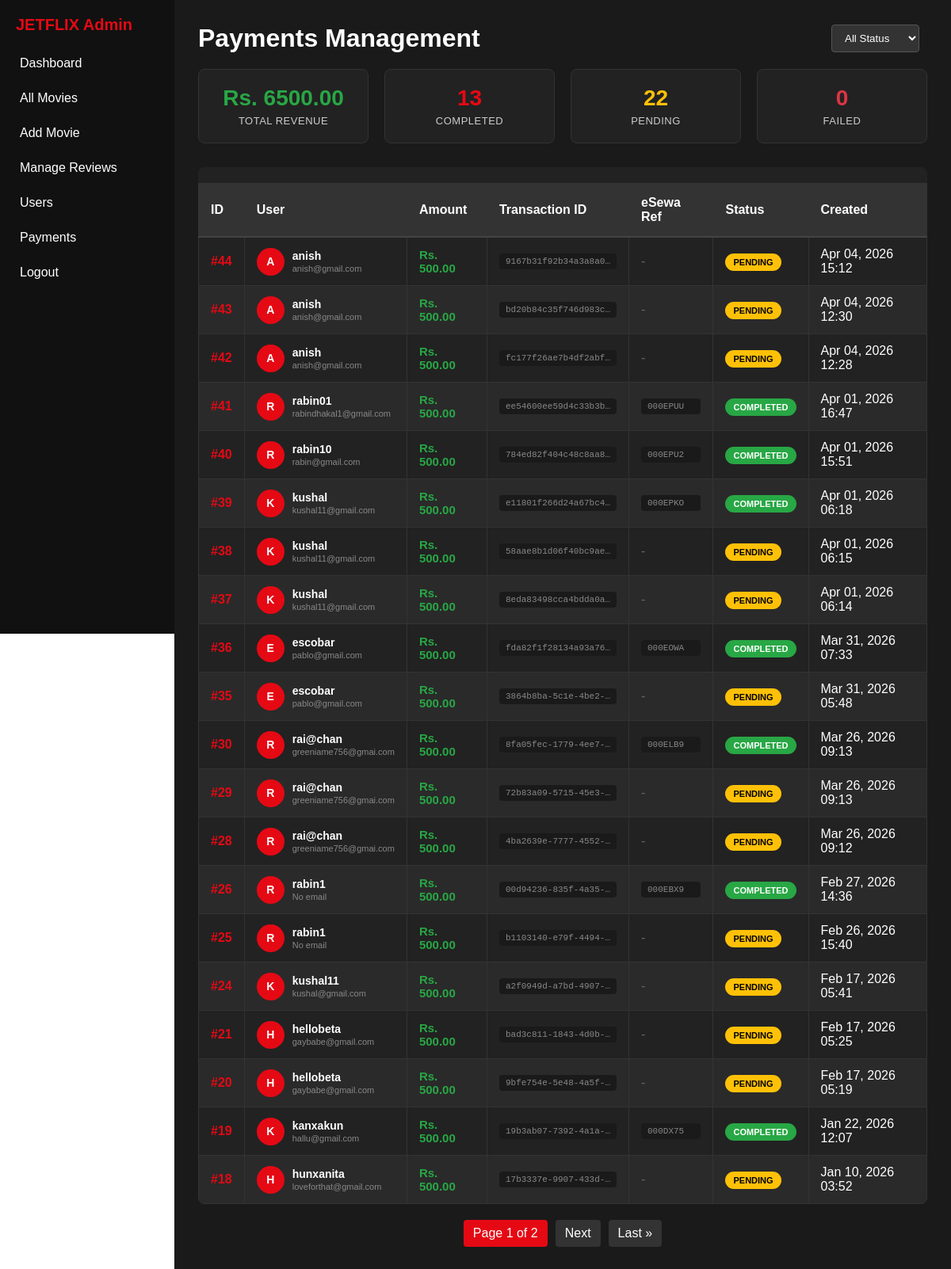
/adminpanel/payments/ (signed in), run on an earlier commit of the app's database.
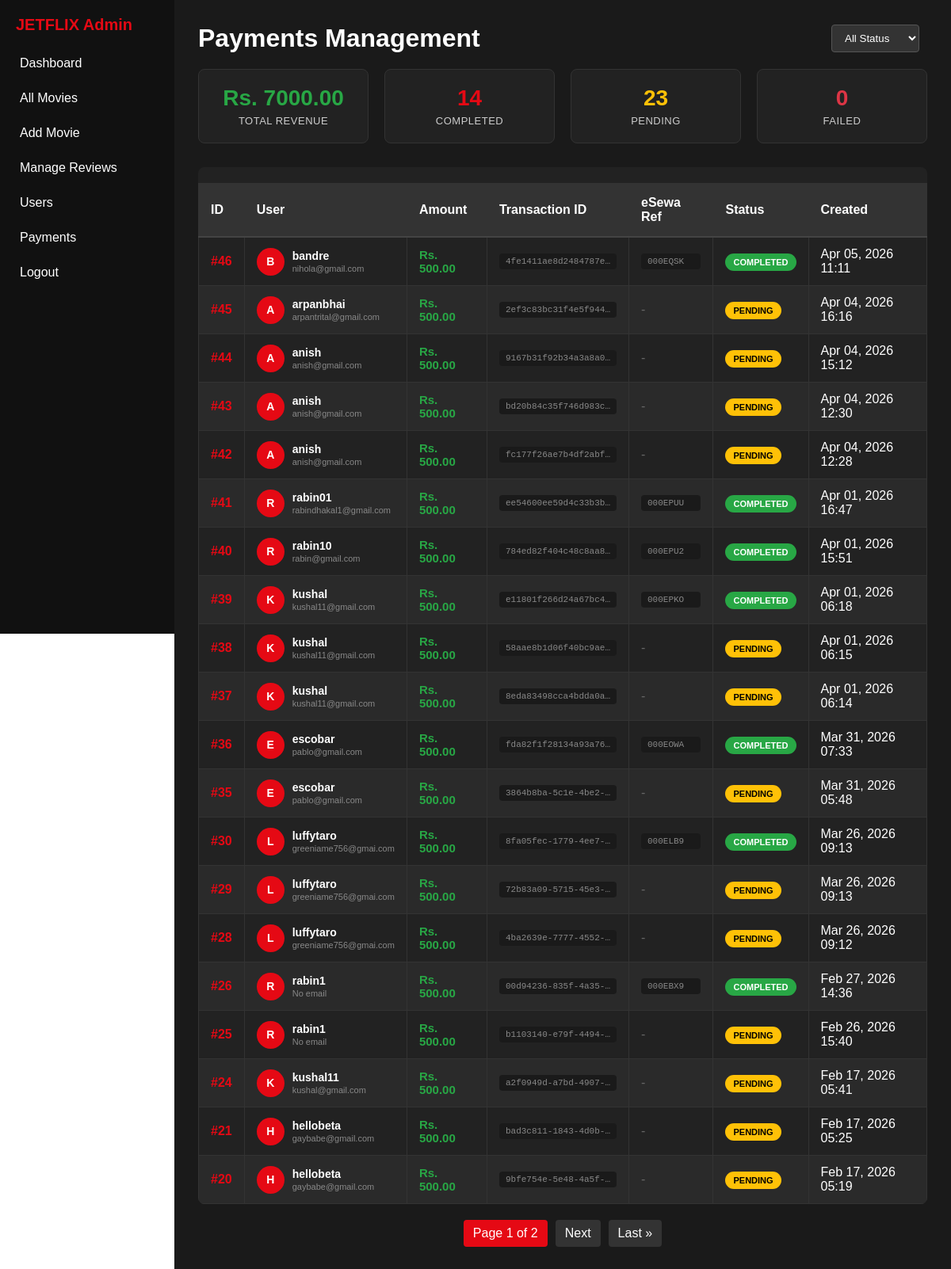
And on a later commit of the database.
### home/models.py (models this page shows, shortened)
class Payment(models.Model):
    PAYMENT_STATUS = [
        ('pending', 'Pending'),
        ('completed', 'Completed'),
        ('failed', 'Failed'),
    ]
    id = models.AutoField(primary_key=True)
    user = models.ForeignKey(User, on_delete=models.CASCADE, related_name='payments')
    amount = models.DecimalField(max_digits=10, decimal_places=2, default=500.00)
    transaction_id = models.CharField(max_length=100, unique=True)
    esewa_ref_id = models.CharField(max_length=100, blank=True, null=True)
    status = models.CharField(max_length=20, choices=PAYMENT_STATUS, default='pending')
    created_at = models.DateTimeField(auto_now_add=True)

### adminpanel/views.py (the view)
# urls.py: path('payments/', views.manage_payments, name='manage_payments'),
@staff_member_required
def manage_payments(request):
    from home.models import Payment
    from django.db.models import Sum
    payments = Payment.objects.select_related('user').order_by('-created_at')
    total_revenue = Payment.objects.filter(status='completed').aggregate(Sum('amount'))['amount__sum'] or 0
    completed_payments = Payment.objects.filter(status='completed').count()
    pending_payments = Payment.objects.filter(status='pending').count()
    failed_payments = Payment.objects.filter(status='failed').count()
    paginator = Paginator(payments, 20)
    page_number = request.GET.get('page')
    page_obj = paginator.get_page(page_number)
    return render(request, 'adminpanel/manage_payments.html', {
        'page_obj': page_obj,
        'payments': page_obj,
        'total_revenue': total_revenue,
        'completed_payments': completed_payments,
        'pending_payments': pending_payments,
        'failed_payments': failed_payments,
    })

### home/context_processors.py (called while the page is built)
def all_movies(request):
    if request.user.is_authenticated:
        movies = Movie.objects.filter(is_published=True).select_related('language').prefetch_related('genres').all()
        return {'all_movies': movies}
    return {'all_movies': []}

### adminpanel/templates/adminpanel/manage_payments.html (shortened to what this page needs)
{% extends 'adminpanel/base.html' %}
{% block content %}
<div class="payments-header">
  <h1>Payments Management</h1>
  <div>
    <select class="filter-box" id="statusFilter">
      <option value="">All Status</option>
    </select>
  </div>
</div>
<div class="payments-stats">
  <div class="stat-card revenue">
    <div class="stat-number">Rs. {{ total_revenue|floatformat:2 }}</div>
    <div class="stat-label">Total Revenue</div>
  </div>
  <div class="stat-card">
    <div class="stat-number">{{ completed_payments }}</div>
    <div class="stat-label">Completed</div>
  </div>
  <div class="stat-card pending">
    <div class="stat-number">{{ pending_payments }}</div>
    <div class="stat-label">Pending</div>
  </div>
  <div class="stat-card failed">
    <div class="stat-number">{{ failed_payments }}</div>
    <div class="stat-label">Failed</div>
  </div>
</div>
<div class="payments-table">
  <table>
    <thead>
      <tr>
        <th>ID</th>
        <th>User</th>
        <th>Amount</th>
        <th>Transaction ID</th>
        <th>eSewa Ref</th>
        <th>Status</th>
        <th>Created</th>
      </tr>
    </thead>
    <tbody id="paymentsTableBody">
      {% for payment in payments %}
      <tr data-status="{{ payment.status }}">
        <td style="font-weight: 600; color: #e50914;">#{{ payment.id }}</td>
        <td>
          <div class="user-info">
            <div class="user-avatar">
              {{ payment.user.username|first|upper }}
            </div>
            <div class="user-details">
              <h4>{{ payment.user.username }}</h4>
              <p>{{ payment.user.email|default:"No email" }}</p>
            </div>
          </div>
        </td>
        <td class="amount-cell">Rs. {{ payment.amount }}</td>
        <td>
          <div class="transaction-id">{{ payment.transaction_id|truncatechars:20 }}</div>
        </td>
        <td>
          {% if payment.esewa_ref_id %}
            <div class="transaction-id">{{ payment.esewa_ref_id|truncatechars:15 }}</div>
          {% else %}
            <span style="color: #666;">-</span>
          {% endif %}
        </td>
        <td>
          <span class="status-badge status-{{ payment.status }}">
            {{ payment.get_status_display }}
          </span>
        </td>
        <td>{{ payment.created_at|date:"M d, Y H:i" }}</td>
      </tr>
      {% empty %}
      <tr>
        <td colspan="7" style="text-align: center; padding: 40px; color: #888;">
          No payments found.
        </td>
      </tr>
      {% endfor %}
    </tbody>
  </table>
</div>
{% if page_obj.has_other_pages %}
<div class="pagination">
  <span class="current">
    Page {{ page_obj.number }} of {{ page_obj.paginator.num_pages }}
  </span>
  {% if page_obj.has_next %}
    <a href="?page={{ page_obj.next_page_number }}">Next</a>
    <a href="?page={{ page_obj.paginator.num_pages }}">Last &raquo;</a>
  {% endif %}
</div>
{% endif %}
{% endblock %}

What changed in the data, as far as the page shows it:
no longer on this page (row unchanged): Payment: id "19", user.username|first "K", user.username "kanxakun", user.email "hallu@gmail.com", amount "500.00", transaction_id "19b3ab07-7392-4a1a-…", esewa_ref_id "000DX75", status "COMPLETED", created_at "Jan 22, 2026 12:07"
no longer on this page (row unchanged): Payment: id "18", user.username|first "H", user.username "hunxanita", user.email "loveforthat@gmail.com", amount "500.00", transaction_id "17b3337e-9907-433d-…", status "PENDING", created_at "Jan 10, 2026 03:52"
added Payment: id "46", user.username|first "B", user.username "bandre", user.email "nihola@gmail.com", amount "500.00", transaction_id "4fe1411ae8d2484787e…", esewa_ref_id "000EQSK", status "COMPLETED", created_at "Apr 05, 2026 11:11"
added Payment: id "45", user.username|first "A", user.username "arpanbhai", user.email "arpantrital@gmail.com", amount "500.00", transaction_id "2ef3c83bc31f4e5f944…", status "PENDING", created_at "Apr 04, 2026 16:16"
changed through a linked row, Payment "000ELB9": user.username|first "R" → "L"; user.username "rai@chan" → "luffytaro"
changed through a linked row, Payment id 29: user.username|first "R" → "L"; user.username "rai@chan" → "luffytaro"
changed through a linked row, Payment "Mar 26, 2026 09:12": user.username|first "R" → "L"; user.username "rai@chan" → "luffytaro"
Also different on the page:
{{ total_revenue|floatformat:2 }}: "6500.00" → "7000.00"
{{ completed_payments }}: "13" → "14"
{{ pending_payments }}: "22" → "23"
